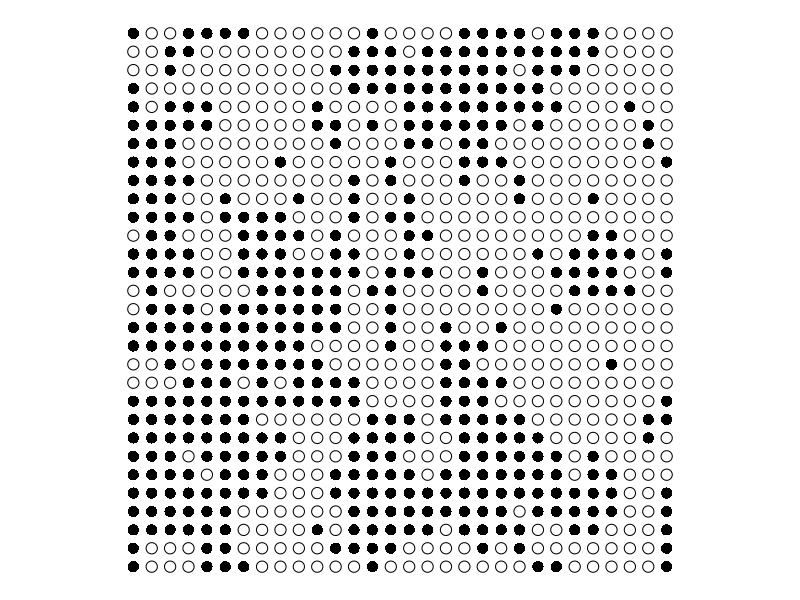

Write R code to recreate this figure. (Note: this script raises an error after producing the figure.)
args = commandArgs()
basename = sub(".R$", "", sub("^--file=(.*/)?", "", args[grep("^--file=", args)]))
if (length(basename) != 0)
    pdf(file=paste0(basename, "_tmp.pdf"), colormodel="gray", width=4, height=4)
par(family="Palatino")
par(mgp=c(1.5,0.5,0)) # title and axis margins. default: c(3,1,0)
par(mar=c(0.5,0.5,0.5,0.5)+0.1) # bottom, left, top, right margins. default: c(5,4,4,2)+0.1
set.seed(12345678)
inc = function(x) { x %% 30 + 1 }
dec = function(x) { (x + 28) %% 30 + 1 }
s = matrix(sample(c(-1,1), 900, replace=TRUE), nrow=30, ncol=30)
kT = 3
for (g in 1:10000) {
  i = sample(1:30, 1)
  j = sample(1:30, 1)
  dE = 2 * s[i,j] * (s[i,dec(j)]+s[i,inc(j)]+s[dec(i),j]+s[inc(i),j])
  if (dE < 0) {
    s[i,j] = -s[i,j]
  } else {
    p = exp(-dE/kT)
    s[i,j] = s[i,j] * sample(c(-1,1), 1, prob=c(p,1-p))
  }
}
plot((0:899)%/%30, (0:899)%%30, cex=1.5, pch=s*7.5+8.5, axes=FALSE, xlab="", ylab="", asp=1)
dev.off()
embedFonts(paste0(basename, "_tmp.pdf"), outfile=paste0(basename, ".pdf"),
           options="-c \"<</NeverEmbed []>> setdistillerparams\" -f ")
